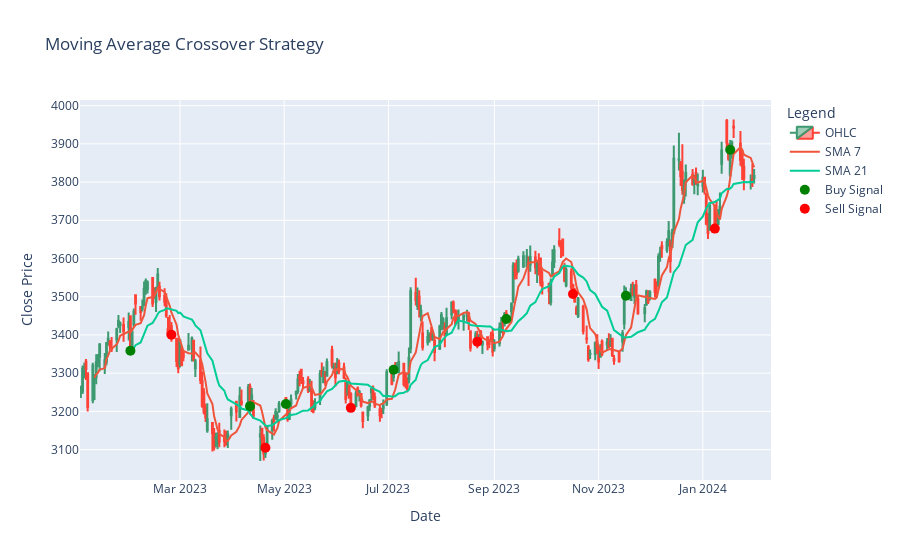

Write notebook code for a chart like this one.
### Markdown cell above
# Entry Exit Indicator using SMA and EMA

1] when fast EMA cuts slow EMA from the bottom the signal is "buy"

2] when fast EMA cuts slow EMA from the above the signal is "sell"

Note: you can use other pairs of EMA also

### Code cell
data_ma = ma_cross.plot_moving_average_crossover(featurename='Close',short_window=7,long_window=21,ma_type='simple')

### Figure 1 — Plotly figure (JSON) as saved in the notebook; plotly's stock layout.template omitted (floating-point values rounded to 4 significant figures; data arrays with more than 128 entries replaced by an {"elided": "..."} marker saying what was removed)
{"data": [{"close": {"elided": "266 float values"}, "high": {"elided": "266 float values"}, "low": {"elided": "266 float values"}, "name": "OHLC", "open": {"elided": "266 float values"}, "type": "candlestick", "x": {"elided": "266 str values"}}, {"mode": "lines", "name": "SMA 7", "type": "scatter", "x": {"elided": "266 str values"}, "y": {"elided": "266 float values"}}, {"mode": "lines", "name": "SMA 21", "type": "scatter", "x": {"elided": "266 str values"}, "y": {"elided": "266 float values"}}, {"marker": {"color": "green", "size": 10}, "mode": "markers", "name": "Buy Signal", "type": "scatter", "x": ["2023-01-31T00:00:00", "2023-04-11T00:00:00", "2023-05-02T00:00:00", "2023-07-04T00:00:00", "2023-09-08T00:00:00", "2023-11-17T00:00:00", "2024-01-17T00:00:00"], "y": [3359.0, 3214.0, 3219.0, 3309.0, 3442.0, 3502.0, 3885.0]}, {"marker": {"color": "red", "size": 10}, "mode": "markers", "name": "Sell Signal", "type": "scatter", "x": ["2023-02-24T00:00:00", "2023-04-20T00:00:00", "2023-06-09T00:00:00", "2023-08-22T00:00:00", "2023-10-17T00:00:00", "2024-01-08T00:00:00"], "y": [3400.0, 3105.0, 3209.0, 3382.0, 3507.0, 3678.0]}], "layout": {"legend": {"title": {"text": "Legend"}}, "title": {"text": "Moving Average Crossover Strategy"}, "xaxis": {"rangeslider": {"visible": false}, "title": {"text": "Date"}}, "yaxis": {"title": {"text": "Close Price"}}}}
